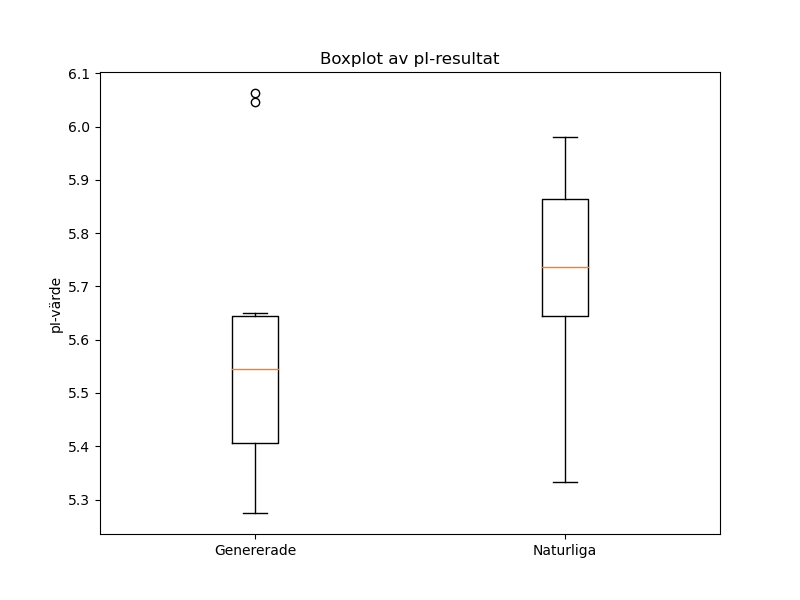

The script that saved this image:
import pandas as pd
import matplotlib.pyplot as plt

# Läs in CSV-filen. Antag att filen har en header.
df = pd.read_csv('results/pI_results.csv')

# Om filen har en kolumn med rubriken 'pI' används den, annars antas att pI-värdena finns i den andra kolumnen.
if 'pI' in df.columns:
    pI_values = df['pI']
else:
    # Om det finns mer än en kolumn, använd den andra (index 1). Annars använd första kolumnen.
    pI_values = df.iloc[:, 1] if df.shape[1] > 1 else df.iloc[:, 0]

# Notera: Om CSV-filen har en header så motsvarar rad 2–11 data med index 1–10,
# och rad 12–21 data med index 11–20.
group_genererade = pI_values.iloc[1:11]
group_naturliga = pI_values.iloc[11:21]

# Sätt ihop grupperna i en lista och definiera etiketter
data = [group_genererade, group_naturliga]
labels = ['Genererade', 'Naturliga']

# Rita boxplot
plt.figure(figsize=(8, 6))
plt.boxplot(data, labels=labels)
plt.ylabel('pI-värde')
plt.title('Boxplot av pI-resultat')
plt.savefig("boxplot.png")
